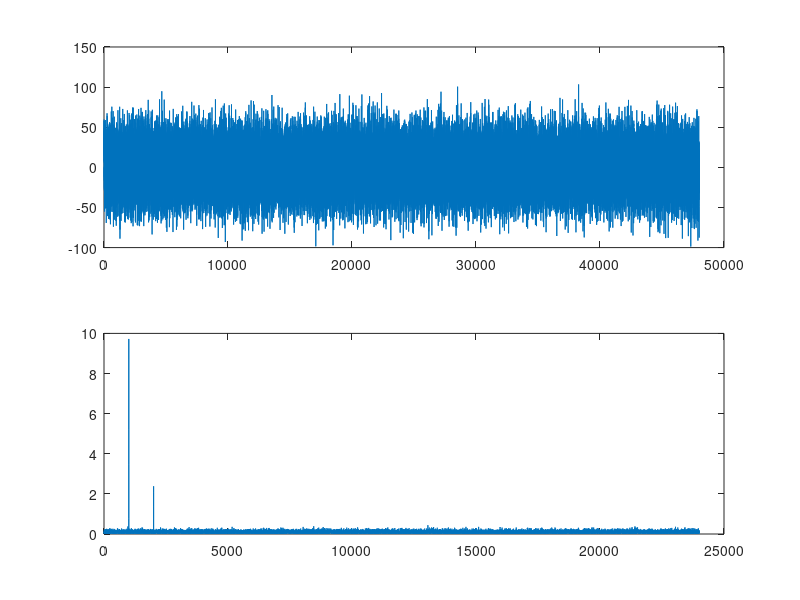

This chart was generated by the following MATLAB code:


function main()

    fs = 48000;
    t = 0 : 1/fs : 1;

    y = 20 * sin(2 * pi * 1000 * t) + 5 * sin(2 * pi *  2000 * t);

    % 将噪声添加到信号中  
    noise_level = 10*max(abs(y)) * 0.1;  
    noise = noise_level * randn(size(t));  
    y = y + noise; 

    Spectrum_Calc(y, fs);
end

function [Yf,f] = Spectrum_Calc(yt,Fs)
    %功能：实现快速fourier变换
    %输入参数：yt为时域信号序列，Fs为采样频率
    %返回值：Yf为经过fft的频域序列，f为相应频率

    L = length(yt);
    subplot(211)
    plot(yt)
    % 加Hanning窗
    
    w = hann(L);
    
    yt = yt(:).*w(:);
    
    NFFT = 2^nextpow2(L);
    Yf = fft(yt,NFFT)/L;
    
    Yf = 2*abs(Yf(1:NFFT/2+1));
    f = Fs/2 * linspace(0,1,NFFT/2+1);

    subplot(212)
    plot(f, Yf)


end
